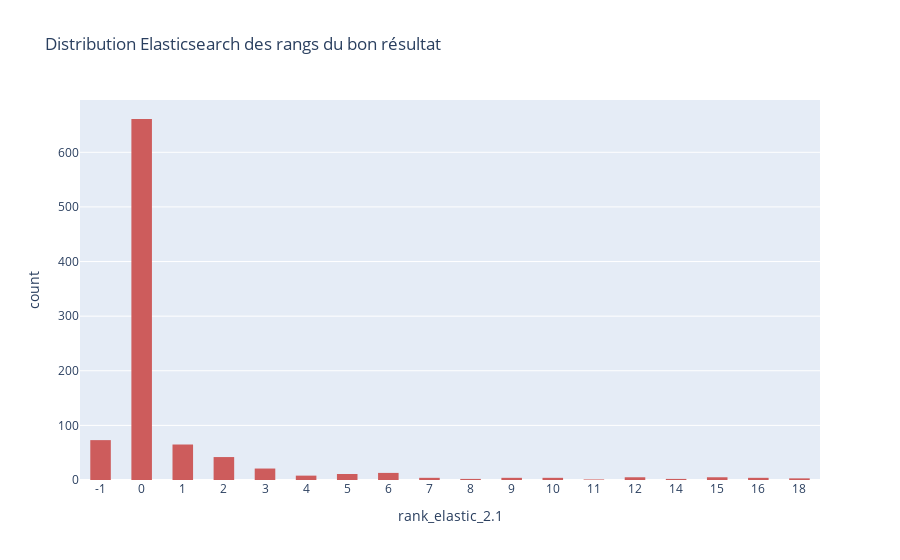

The code cell stored with this chart in its notebook:
### Markdown cell above
## KPIs

### Code cell
fig = px.histogram(
    df_test.sort_values(by=[f"rank_elastic_{SEARCH_VERSION}"]),
    x=f"rank_elastic_{SEARCH_VERSION}",
    color_discrete_sequence=["indianred"],
    title="Distribution Elasticsearch des rangs du bon résultat",
)
fig.update_layout(bargap=0.5)
fig.update_xaxes(type="category")
fig.show()
plotly.offline.plot(fig, filename=f"../../output/plots/rank_{SEARCH_VERSION}.html")

### Figure 1 — Plotly figure (JSON) as saved in the notebook; plotly's stock layout.template omitted (floating-point values rounded to 4 significant figures; data arrays with more than 128 entries replaced by an {"elided": "..."} marker saying what was removed)
{"data": [{"alignmentgroup": "True", "bingroup": "x", "hovertemplate": "rank_elastic_2.1=%{x}<br>count=%{y}<extra></extra>", "legendgroup": "", "marker": {"color": "indianred", "pattern": {"shape": ""}}, "name": "", "offsetgroup": "", "orientation": "v", "showlegend": false, "type": "histogram", "x": {"elided": "928 int values"}, "xaxis": "x", "yaxis": "y"}], "layout": {"autosize": true, "bargap": 0.5, "barmode": "relative", "legend": {"tracegroupgap": 0}, "title": {"text": "Distribution Elasticsearch des rangs du bon résultat"}, "xaxis": {"anchor": "y", "autorange": true, "domain": [0, 1], "range": [-0.5, 17.5], "title": {"text": "rank_elastic_2.1"}, "type": "category"}, "yaxis": {"anchor": "x", "autorange": true, "domain": [0, 1], "range": [0, 695.8], "title": {"text": "count"}}}}
